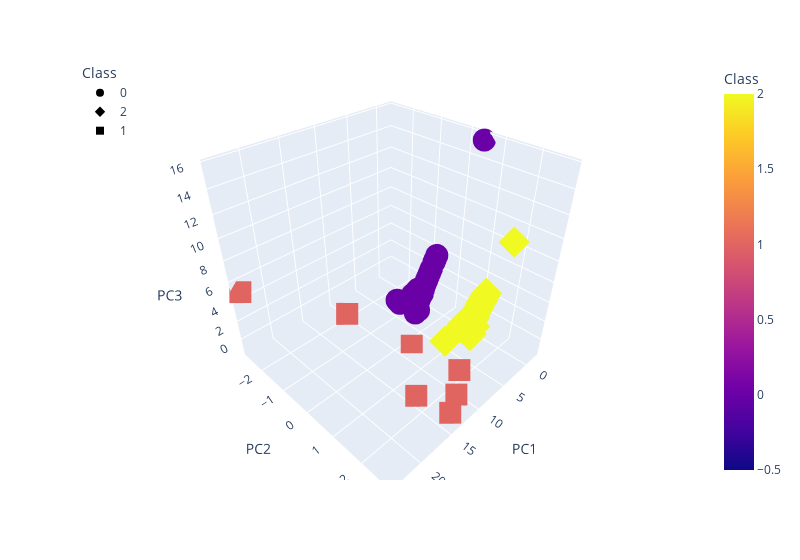

The cell this chart's notebook holds for it:
### Code cell
# Creating a 3D-Scatter with the PCA data and the clusters
fig = px.scatter_3d(
    clustered_df, 
    x="PC1", 
    y="PC2", 
    z="PC3", 
    color="Class", 
    symbol="Class",
    #size="TotalCoinsMined",
    hover_name="numEmployees",
    hover_data=["numEmployees"],
    width=800)

fig.update_layout(legend=dict(x=0,y=1))

fig.show()

### Figure 1 — Plotly figure (JSON) as saved in the notebook; plotly's stock layout.template omitted (floating-point values rounded to 4 significant figures; data arrays with more than 128 entries replaced by an {"elided": "..."} marker saying what was removed)
{"data": [{"customdata": {"elided": "262x1 int values"}, "hovertemplate": "<b>%{hovertext}</b><br><br>Class=%{marker.color}<br>PC1=%{x}<br>PC2=%{y}<br>PC3=%{z}<br>numEmployees=%{customdata[0]}<extra></extra>", "hovertext": {"elided": "262 int values"}, "legendgroup": "0", "marker": {"color": {"elided": "262 int values"}, "coloraxis": "coloraxis", "symbol": "circle"}, "mode": "markers", "name": "0", "scene": "scene", "showlegend": true, "type": "scatter3d", "x": {"elided": "262 float values"}, "y": {"elided": "262 float values"}, "z": {"elided": "262 float values"}}, {"customdata": {"elided": "229x1 int values"}, "hovertemplate": "<b>%{hovertext}</b><br><br>Class=%{marker.color}<br>PC1=%{x}<br>PC2=%{y}<br>PC3=%{z}<br>numEmployees=%{customdata[0]}<extra></extra>", "hovertext": {"elided": "229 int values"}, "legendgroup": "2", "marker": {"color": {"elided": "229 int values"}, "coloraxis": "coloraxis", "symbol": "diamond"}, "mode": "markers", "name": "2", "scene": "scene", "showlegend": true, "type": "scatter3d", "x": {"elided": "229 float values"}, "y": {"elided": "229 float values"}, "z": {"elided": "229 float values"}}, {"customdata": [[448], [350], [307], [217], [210], [163], [88]], "hovertemplate": "<b>%{hovertext}</b><br><br>Class=%{marker.color}<br>PC1=%{x}<br>PC2=%{y}<br>PC3=%{z}<br>numEmployees=%{customdata[0]}<extra></extra>", "hovertext": [448, 350, 307, 217, 210, 163, 88], "legendgroup": "1", "marker": {"color": [1, 1, 1, 1, 1, 1, 1], "coloraxis": "coloraxis", "symbol": "square"}, "mode": "markers", "name": "1", "scene": "scene", "showlegend": true, "type": "scatter3d", "x": [8.391, 10.91, 8.27, 14.51, 12.37, 14.78, 23.59], "y": [0.3136, 2.35, 1.974, 2.76, -1.418, 1.74, -2.685], "z": [-1.272, -1.079, -0.5345, -0.05244, 0.7087, -0.6673, 5.055]}], "layout": {"coloraxis": {"colorbar": {"title": {"text": "Class"}}, "colorscale": [[0, "#0d0887"], [0.1111, "#46039f"], [0.2222, "#7201a8"], [0.3333, "#9c179e"], [0.4444, "#bd3786"], [0.5556, "#d8576b"], [0.6667, "#ed7953"], [0.7778, "#fb9f3a"], [0.8889, "#fdca26"], [1, "#f0f921"]]}, "legend": {"title": {"text": "Class"}, "tracegroupgap": 0, "x": 0, "y": 1}, "margin": {"t": 60}, "scene": {"domain": {"x": [0, 1], "y": [0, 1]}, "xaxis": {"title": {"text": "PC1"}}, "yaxis": {"title": {"text": "PC2"}}, "zaxis": {"title": {"text": "PC3"}}}, "width": 800}}
